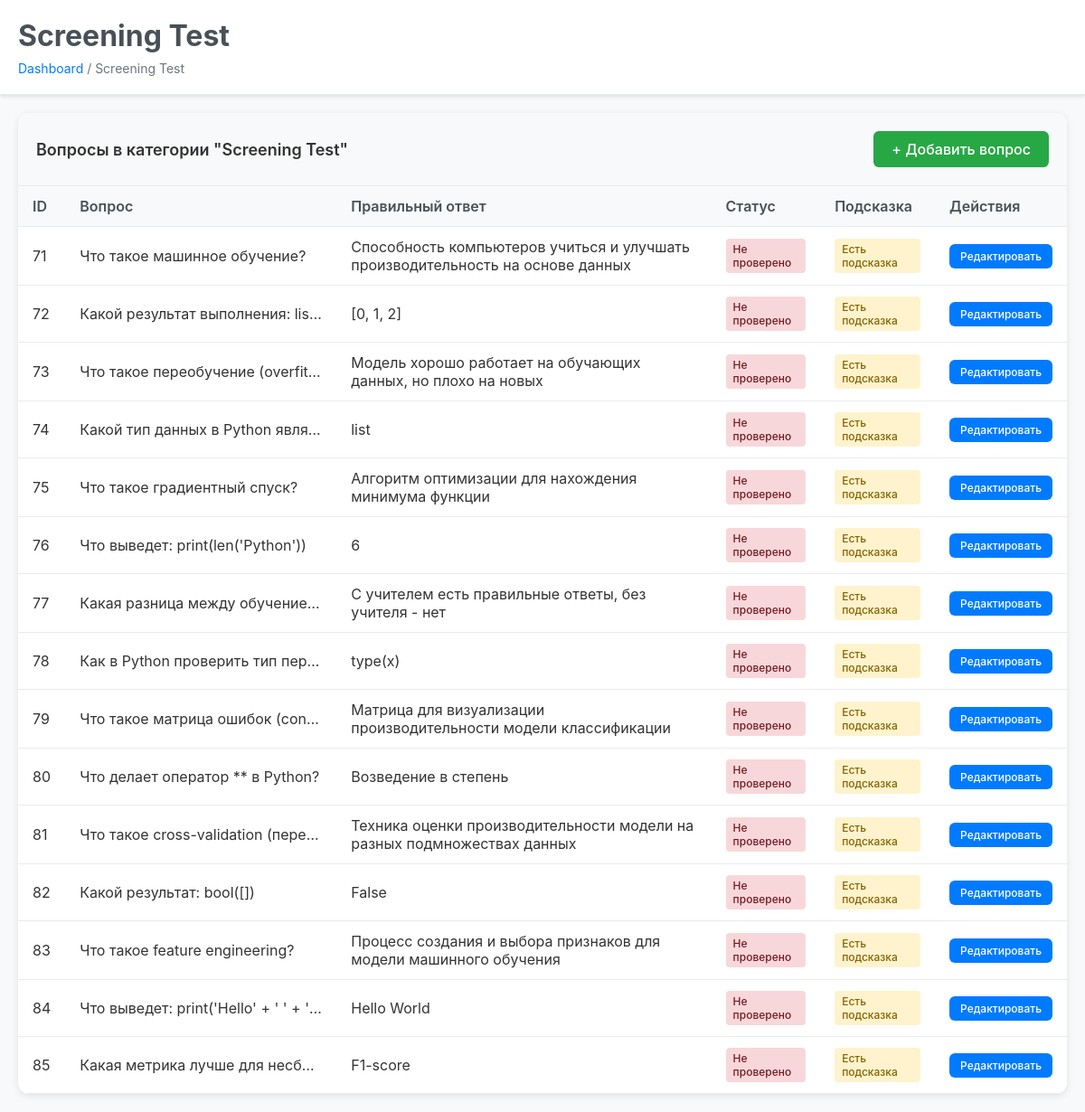
The app's page /admin/category/Screening Test with its own data.
### utils/database.py (models this page shows)
class Question(Base):
    __tablename__ = "questions"
    id = Column(Integer, primary_key=True, index=True)
    category = Column(String, nullable=False)  # Main category (Python, ML, etc.)
    sub_category = Column(String, nullable=True)  # Sub-category within main category
    submodule_id = Column(Integer, nullable=True)  # References submodules.id (legacy)
    question_text = Column(Text, nullable=False)
    options = Column(Text, nullable=False)  # JSON string
    correct_answer = Column(String, nullable=False)
    hint = Column(Text, nullable=True)  # Hint for the question
    image_path = Column(String, nullable=True)  # Path to question image
    verified = Column(Boolean, default=False)  # Admin verification flag
    created_at = Column(DateTime, default=datetime.utcnow)

### admin_flask_OLD.py (the view)
@app.route('/admin/category/<category>')
def admin_category(category):
    try:
        questions = db_manager.get_questions_by_category(category)
        return render_template('admin_category.html', category=category, questions=questions)
    except Exception as e:
        flash(f'Ошибка: {str(e)}')
        return redirect(url_for('admin_dashboard'))

### utils/database.py (called while the page is built)
    def get_db(self):
        db = self.SessionLocal()
        try:
            return db
        finally:
            pass  # Don't close here, let the caller handle it

    def get_questions_by_category(self, category: str) -> List[Dict]:
        db = self.get_db()
        try:
            questions = db.query(Question).filter(Question.category == category).all()
            result = []
            for q in questions:
                result.append({
                    'id': q.id,
                    'question': q.question_text,
                    'options': json.loads(q.options),
                    'correct_answer': q.correct_answer,
                    'hint': getattr(q, 'hint', None),
                    'image_path': getattr(q, 'image_path', None),
                    'verified': getattr(q, 'verified', False)
                })
            return result
        finally:
            db.close()

### templates/admin_category.html (shortened to what this page needs)
<!DOCTYPE html>
<html lang="ru">
<head>
</head>
<body>
    <div class="header">
        <h1>{{ category }}</h1>
        <div class="breadcrumb">
            <a href="{{ url_for('admin_dashboard') }}">Dashboard</a> / {{ category }}
        </div>
    </div>
    <div class="container">
        <div class="questions-table">
            <div class="table-header">
                <div class="table-title">Вопросы в категории "{{ category }}"</div>
                <a href="{{ url_for('admin_new_question', category=category) }}" class="btn btn-success">+ Добавить вопрос</a>
            </div>
            {% if questions %}
            <table>
                <thead>
                    <tr>
                        <th>ID</th>
                        <th>Вопрос</th>
                        <th>Правильный ответ</th>
                        <th>Статус</th>
                        <th>Подсказка</th>
                        <th>Действия</th>
                    </tr>
                </thead>
                <tbody>
                    {% for question in questions %}
                    <tr>
                        <td>{{ question.id }}</td>
                        <td class="question-preview">{{ question.question }}</td>
                        <td>{{ question.correct_answer }}</td>
                        <td>
                            {% if question.verified %}
                                <span class="status-badge status-verified">Проверено</span>
                            {% else %}
                                <span class="status-badge status-unverified">Не проверено</span>
                            {% endif %}
                        </td>
                        <td>
                            {% if question.hint %}
                                <span class="status-badge status-has-hint">Есть подсказка</span>
                            {% else %}
                                <span class="status-badge status-no-hint">Нет подсказки</span>
                            {% endif %}
                        </td>
                        <td>
                            <div class="actions">
                                <a href="{{ url_for('admin_question', question_id=question.id) }}" class="btn btn-small">Редактировать</a>
                            </div>
                        </td>
                    </tr>
                    {% endfor %}
                </tbody>
            </table>
            {% else %}
            <div style="padding: 40px; text-align: center; color: #6c757d;">
                <p>В этой категории пока нет вопросов.</p>
                <a href="{{ url_for('admin_new_question', category=category) }}" class="btn btn-success" style="margin-top: 20px;">Добавить первый вопрос</a>
            </div>
            {% endif %}
        </div>
    </div>
</body>
</html>

### templates/admin_category.html (style rules this page uses)
* { margin: 0; padding: 0; box-sizing: border-box; }
body { font-family: -apple-system, BlinkMacSystemFont, 'Segoe UI', Roboto, sans-serif; background: #f8f9fa; color: #333; }
.header { background: white; padding: 20px; border-bottom: 1px solid #e9ecef; box-shadow: 0 2px 4px rgba(0,0,0,0.1); }
.header h1 { color: #495057; margin-bottom: 8px; }
.breadcrumb { color: #6c757d; font-size: 14px; }
.breadcrumb a { color: #007bff; text-decoration: none; }
.container { max-width: 1200px; margin: 0 auto; padding: 20px; }
.questions-table { background: white; border-radius: 12px; box-shadow: 0 2px 8px rgba(0,0,0,0.1); overflow: hidden; }
.table-header { background: #f8f9fa; padding: 20px; border-bottom: 1px solid #e9ecef; display: flex; justify-content: space-between; align-items: center; }
.table-title { font-size: 18px; font-weight: 600; }
.btn { display: inline-block; padding: 10px 20px; background: #007bff; color: white; text-decoration: none; border-radius: 6px; font-weight: 500; transition: background-color 0.2s ease; }
.btn-success { background: #28a745; }
.btn-small { padding: 6px 12px; font-size: 12px; }
table { width: 100%; border-collapse: collapse; }
th, td { padding: 12px 16px; text-align: left; border-bottom: 1px solid #e9ecef; }
th { background: #f8f9fa; font-weight: 600; color: #495057; }
.question-preview { max-width: 300px; overflow: hidden; text-overflow: ellipsis; white-space: nowrap; }
.status-badge { display: inline-block; padding: 4px 8px; border-radius: 4px; font-size: 12px; font-weight: 500; }
.status-unverified { background: #f8d7da; color: #721c24; }
.status-has-hint { background: #fff3cd; color: #856404; }
.actions { display: flex; gap: 8px; }

### records on screen
Question: id "71", question "Что такое машинное обучение?", correct_answer "Способность компьютеров учиться и улучшать производительность на основе данных", shows "Есть подсказка"
Question: id "72", question "Какой результат выполнения: lis…", correct_answer "[0, 1, 2]", shows "Есть подсказка"
Question: id "73", question "Что такое переобучение (overfit…", correct_answer "Модель хорошо работает на обучающих данных, но плохо на новых", shows "Есть подсказка"
Question: id "74", question "Какой тип данных в Python явля…", correct_answer "list", shows "Есть подсказка"
Question: id "75", question "Что такое градиентный спуск?", correct_answer "Алгоритм оптимизации для нахождения минимума функции", shows "Есть подсказка"
Question: id "76", question "Что выведет: print(len('Python'))", correct_answer "6", shows "Есть подсказка"
Question: id "77", question "Какая разница между обучение…", correct_answer "С учителем есть правильные ответы, без учителя - нет", shows "Есть подсказка"
Question: id "78", question "Как в Python проверить тип пер…", correct_answer "type(x)", shows "Есть подсказка"
Question: id "79", question "Что такое матрица ошибок (con…", correct_answer "Матрица для визуализации производительности модели классификации", shows "Есть подсказка"
Question: id "80", question "Что делает оператор ** в Python?", correct_answer "Возведение в степень", shows "Есть подсказка"
Question: id "81", question "Что такое cross-validation (пере…", correct_answer "Техника оценки производительности модели на разных подмножествах данных", shows "Есть подсказка"
Question: id "82", question "Какой результат: bool([])", correct_answer "False", shows "Есть подсказка"
Question: id "83", question "Что такое feature engineering?", correct_answer "Процесс создания и выбора признаков для модели машинного обучения", shows "Есть подсказка"
Question: id "84", question "Что выведет: print('Hello' + ' ' + '…", correct_answer "Hello World", shows "Есть подсказка"
Question: id "85", question "Какая метрика лучше для несб…", correct_answer "F1-score", shows "Есть подсказка"

### other values on screen
{{ category }} "Screening Test"
